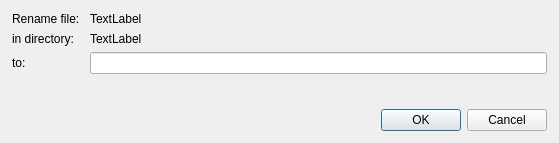
<?xml version="1.0" encoding="UTF-8"?>
<ui version="4.0">
 <class>RenameDialog</class>
 <widget class="QDialog" name="RenameDialog">
  <property name="geometry">
   <rect>
    <x>0</x>
    <y>0</y>
    <width>559</width>
    <height>143</height>
   </rect>
  </property>
  <property name="windowTitle">
   <string>Dialog</string>
  </property>
  <layout class="QFormLayout" name="formLayout">
   <property name="horizontalSpacing">
    <number>10</number>
   </property>
   <property name="leftMargin">
    <number>12</number>
   </property>
   <property name="topMargin">
    <number>12</number>
   </property>
   <property name="rightMargin">
    <number>12</number>
   </property>
   <property name="bottomMargin">
    <number>12</number>
   </property>
   <item row="0" column="0">
    <widget class="QLabel" name="label">
     <property name="text">
      <string>Rename file:</string>
     </property>
    </widget>
   </item>
   <item row="0" column="1">
    <widget class="QLabel" name="oldNameLabel">
     <property name="text">
      <string>TextLabel</string>
     </property>
    </widget>
   </item>
   <item row="1" column="0">
    <widget class="QLabel" name="label_3">
     <property name="text">
      <string>in directory:</string>
     </property>
    </widget>
   </item>
   <item row="1" column="1">
    <widget class="QLabel" name="dirLabel">
     <property name="text">
      <string>TextLabel</string>
     </property>
    </widget>
   </item>
   <item row="2" column="0">
    <widget class="QLabel" name="label_2">
     <property name="text">
      <string>to:</string>
     </property>
    </widget>
   </item>
   <item row="2" column="1">
    <widget class="QLineEdit" name="newNameEdit"/>
   </item>
   <item row="4" column="0" colspan="2">
    <widget class="QDialogButtonBox" name="buttonBox">
     <property name="orientation">
      <enum>Qt::Horizontal</enum>
     </property>
     <property name="standardButtons">
      <set>QDialogButtonBox::Cancel|QDialogButtonBox::Ok</set>
     </property>
    </widget>
   </item>
   <item row="3" column="1">
    <spacer name="verticalSpacer">
     <property name="orientation">
      <enum>Qt::Vertical</enum>
     </property>
     <property name="sizeHint" stdset="0">
      <size>
       <width>20</width>
       <height>40</height>
      </size>
     </property>
    </spacer>
   </item>
  </layout>
 </widget>
 <resources/>
 <connections>
  <connection>
   <sender>buttonBox</sender>
   <signal>accepted()</signal>
   <receiver>RenameDialog</receiver>
   <slot>accept()</slot>
   <hints>
    <hint type="sourcelabel">
     <x>248</x>
     <y>254</y>
    </hint>
    <hint type="destinationlabel">
     <x>157</x>
     <y>274</y>
    </hint>
   </hints>
  </connection>
  <connection>
   <sender>buttonBox</sender>
   <signal>rejected()</signal>
   <receiver>RenameDialog</receiver>
   <slot>reject()</slot>
   <hints>
    <hint type="sourcelabel">
     <x>316</x>
     <y>260</y>
    </hint>
    <hint type="destinationlabel">
     <x>286</x>
     <y>274</y>
    </hint>
   </hints>
  </connection>
 </connections>
</ui>
